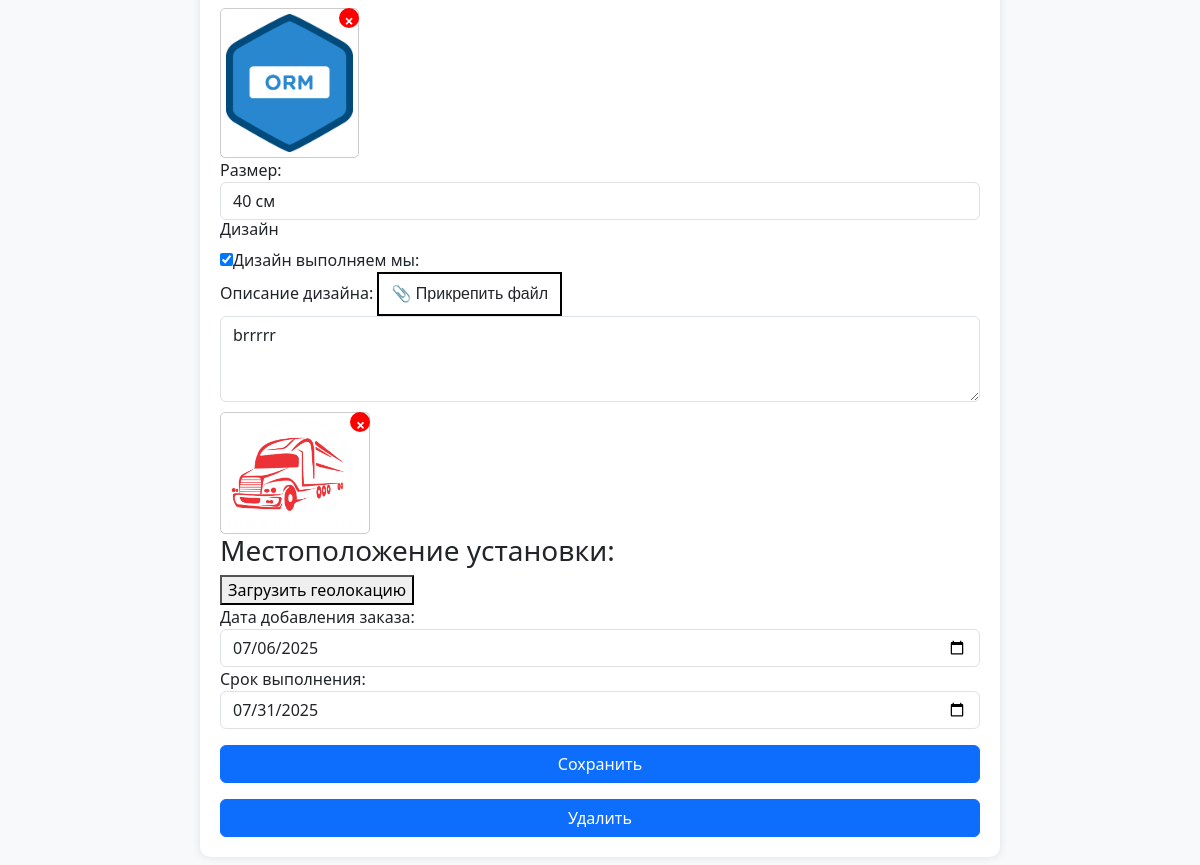
Page /order/31 (signed in, lower part) on the earlier database version.
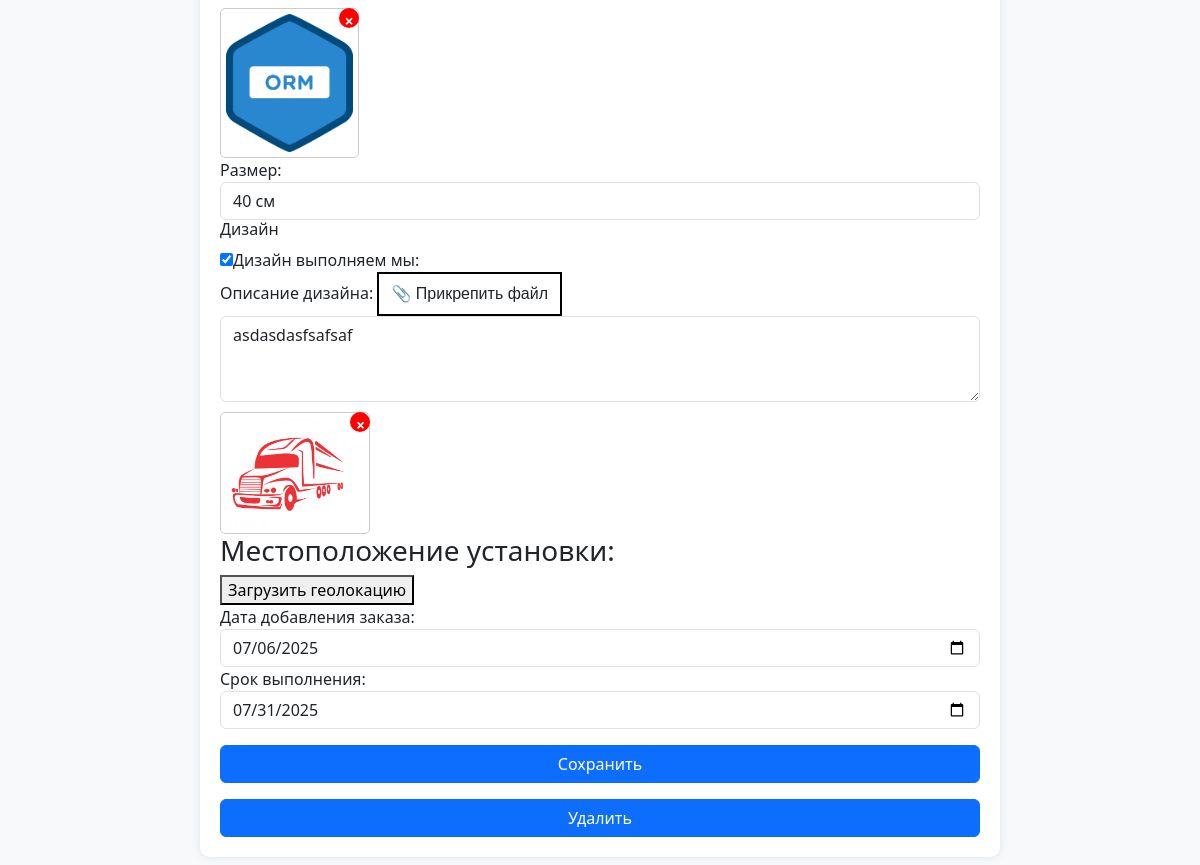
Same page on the later database version.
### backend/models.py (models this page shows)
class Orders(models.Model):
    Stage_CHOICES = [
        ("marketing", "Соц. маркетинг"),
        ("call_center", "Колл-центр"),
        ("manager", "Менеджер"),
        ("design", "Проектирование"),
        ("technologist", "Технолог"),
        ("manager_2", "Менеджер_2"),
        ("accounting", "Бухгалтерия"),
        ("warehouse", "Склад"),
        ("manufacturing", "Производство"),
        ("assembly_stage", "Сборка"),
        ("accounting_2", "Бухгалтерия_2"),
        ("delivery", "Доставка"),
        ("installation", "Установка"),
        ("quality_control", "Контроль качества"),
        ("finished", "Завершён"),
        ("archive", "Архив"),
        ("failed", "fail")
    ]
    Stage_pod_CHOICES = [
        ("rezka", "Резка"),
        ("svarka", "Сварка"),
        ("fill", "Покраска"),
        ("print", "Печать"),
    ]
    vstrecha_choice = [
        ("viezd", "Выезд"),
        ("priezd", "Приезд"),
    ]
    zayavki_choice = [
        ("hot", "Горячая"),
        ("cool", "Холодная"),
    ]
    client=models.ForeignKey(Clients, on_delete=models.CASCADE, related_name='clients_order',null=True)
    call_center = models.ForeignKey(
        'Profile', on_delete=models.CASCADE, related_name='call_center_profile', verbose_name="Профиль",blank=True,null=True
    )
    order_name=models.CharField(max_length=100,null=True)
    vstrecha=models.CharField(max_length=20, choices=vstrecha_choice,null=True)
    zayavki = models.CharField(max_length=20, choices=zayavki_choice, null=True)
    order_sum=models.DecimalField(max_digits=10, decimal_places=2,default=0)
    order_predoplata=models.DecimalField(max_digits=10, decimal_places=2,default=0)
    description=models.TextField()
    description_design = models.TextField()
    check_design=models.BooleanField(default=False)
    catigories = models.CharField(max_length=50)
    razmer=models.CharField(max_length=50)
    latitude = models.FloatField(blank=True, null=True, default=0)
    longitude = models.FloatField(blank=True, null=True, default=0)
    tz=models.FileField(blank=True, upload_to='pictures/')
    design=models.FileField(blank=True, upload_to='pictures/')
    stage = models.CharField(max_length=20, choices=Stage_CHOICES,default='marketing')
    add_order=models.DateField(null=True)
    complete_order=models.DateField(null=True)
    rezka=models.BooleanField(default=False)
    svarka=models.BooleanField(default=False)
    fill=models.BooleanField(default=False)
    print=models.BooleanField(default=False)
    stage_pod=models.CharField(max_length=20, choices=Stage_pod_CHOICES,default="rezka")
    payment_data=models.DateField(null=True)
    complete_date=models.DateField(null=True)
    fail_date = models.DateField(null=True)
    by_who_fail=models.CharField(max_length=50,null=True,blank=True)
    fail=models.CharField(max_length=255,null=True)

### backend/views.py (the view, shortened to what this page needs)
# urls.py: path('order/<int:pk>',views.OrderDetail.as_view(),name='order_detail'),
class OrderDetail(LoginRequiredMixin,DetailView):
   model = Orders
   login_url = reverse_lazy('login')
   template_name = 'order_detail.html'
   context_object_name = 'item'

### backend/templates/order_detail.html (shortened to what this page needs)
{% load static %}
{% if request.user.profile.approve %}
<!DOCTYPE html>
<html lang="ru">
<head>
    <link href="https://cdn.jsdelivr.net/npm/bootstrap@5.3.0/dist/css/bootstrap.min.css" rel="stylesheet">
    <link rel="stylesheet" href="{% static 'css/main.css' %}">
</head>
<body>
    <div class="container">
        <form action="" method="POST" enctype="multipart/form-data">
            <div id="preview_tz"></div>
            <label>Размер:</label>
            <input type="text" class="form-control" placeholder="40 cm"  name="razmer"  value="{{item.razmer}}">
            <h6>Дизайн</h6>
            <input type="checkbox" id="size-large" name="check_design" {% if item.check_design %}checked{% endif %}><label>Дизайн выполняем мы:</label>
            <br>
               <label>Описание дизайна:</label>  <label class="file-input-wrapper">
  <span class="file-label">📎 Прикрепить файл</span>
</label>
     <textarea class="form-control" rows="3" name="description_design" >{{item.description_design}}</textarea>
             <div id="preview_design">
             </div>
        <h3>Местоположение установки:</h3>
           <button id="pick_map"  type="button" onclick="openGeoModal()">Загрузить геолокацию</button>
            <label>Дата добавления заказа:</label>
            <input type="date"  class="form-control" name="add_order" value="{{ item.add_order|date:'Y-m-d' }}" >
            <label>Срок выполнения:</label>
            <input type="date" class="form-control" name="complete_order"  value="{{item.complete_order|date:'Y-m-d'}}" >
            <button type="submit" class="btn btn-primary w-100 mt-3">Сохранить</button>
            <button type="button" class="btn btn-primary w-100 mt-3" onclick="submitDeleteForm()">Удалить</button>
            </form>
</body>
</html>
{% else %}
{% include 'waiting.html' %}
{% endif %}

Differences in the rows shown:
changed Orders "40 см": description_design "brrrrr" → "asdasdasfsafsaf"
